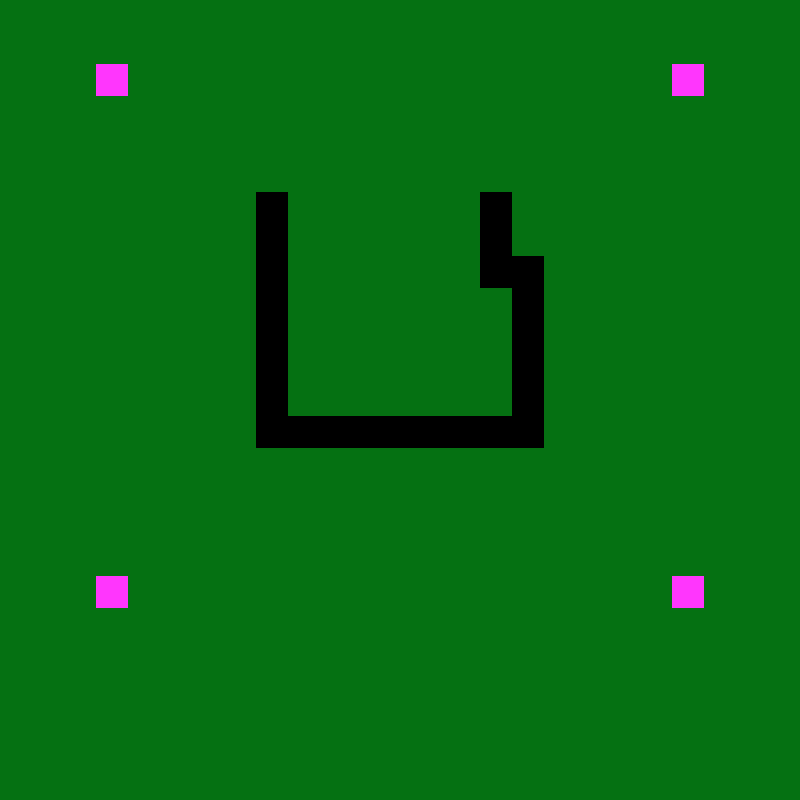

Rendered tile map (Tiled .tmx) drawn with the repository's tilesets; below, a short description and the map source with its tile grids summarised:
An orthogonal 25x25 tile map with 32x32 px tiles, 3 tile layers (Tile Layer 1, collision, spawnpoints).

<map version="1.0" orientation="orthogonal" width="25" height="25" tilewidth="32" tileheight="32">
 <tileset firstgid="1" name="debug" tilewidth="32" tileheight="32">
  <image source="../tiles/debug_sheet.png" trans="ff00ff" width="96" height="64" />
 </tileset>
 <layer name="Tile Layer 1" width="25" height="25">
  <data>[625 cells, 625 non-empty, 2 distinct tile ids]</data>
 </layer>
 <layer name="collision" width="25" height="25">
  <data>[625 cells, 24 non-empty, 1 distinct tile ids]</data>
 </layer>
 <layer name="spawnpoints" width="25" height="25">
  <data>[625 cells, 4 non-empty, 1 distinct tile ids]</data>
 </layer>
</map>
